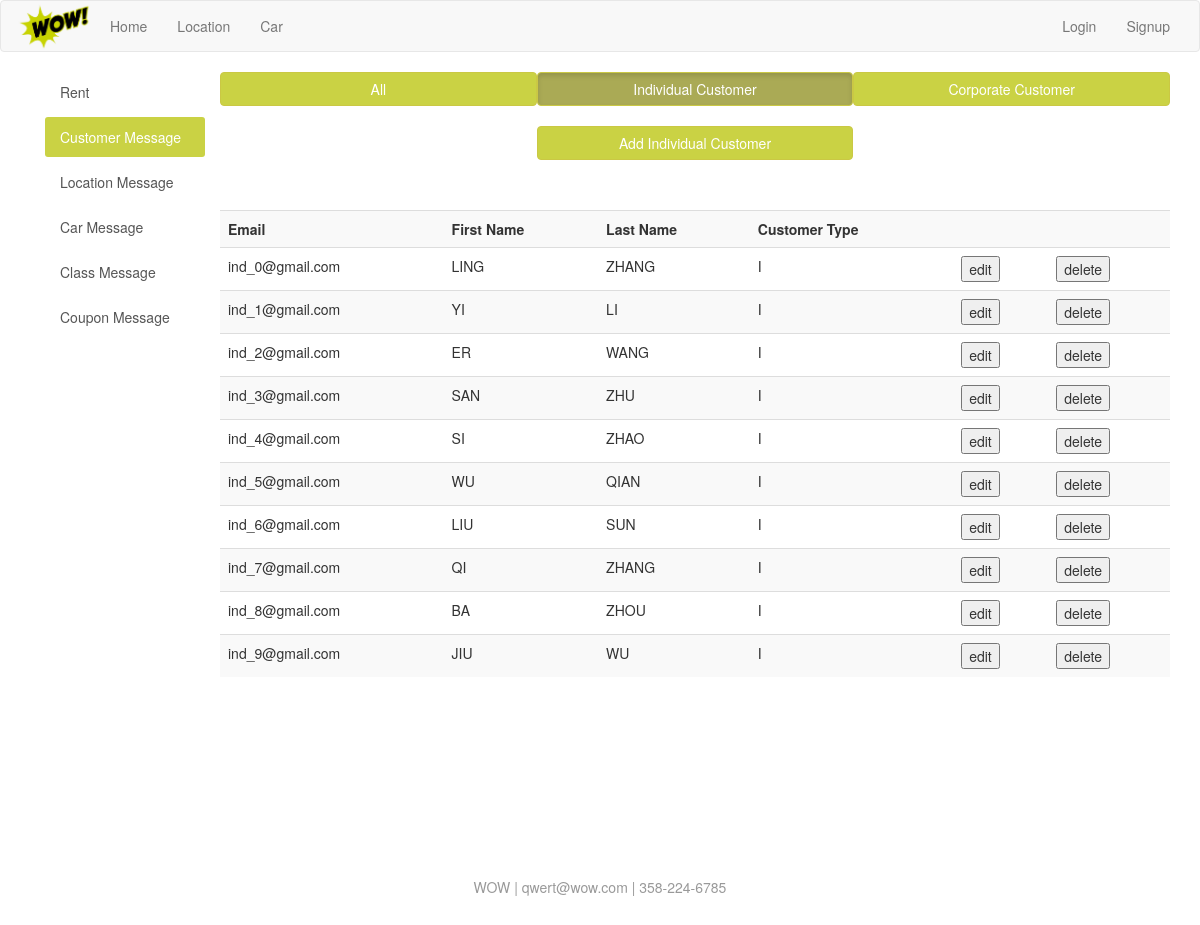
The page /main/empCustIndi.php on the database its author committed.
### tables this page shows
CREATE TABLE customer (
    cust_id        BIGINT NOT NULL COMMENT 'the unique ID of a customer',
    fname          VARCHAR(30) NOT NULL COMMENT 'first name of customer',
    lname          VARCHAR(30) NOT NULL COMMENT 'last name of customer',
    cust_street    VARCHAR(30) NOT NULL COMMENT 'the street of a customer',
    cust_city      VARCHAR(30) NOT NULL COMMENT 'the city of a customer',
    cust_state     VARCHAR(30) NOT NULL COMMENT 'the state of a customer',
    cust_zipcode   VARCHAR(5) NOT NULL COMMENT 'the zipcode of a customer',
    email          VARCHAR(30) NOT NULL COMMENT 'the email of a customer',
    cust_phone_no  VARCHAR(30) NOT NULL COMMENT 'the phone number of a customer',
    cust_type      CHAR(1) NOT NULL COMMENT 'the customer type'
);

### main/php_operation/empCustSql.php (called while the page is built, shortened)
<?php
	function allIndi($conn) {
		$check = mysqli_query($conn, "SELECT email, fname, lname, cust_type FROM customer
			                          WHERE cust_type='I'");
		return $check;
	}
?>

### main/empCustIndi.php (the view, shortened to what this page needs)
<?php
	$user_name = getCookieVal('cookie_uname');
	include ('./php_operation/conn.php');
?>
<!DOCTYPE html>
<html lang="en">
<head>
	<link rel="stylesheet" href="css/bootstrap.css">
	<link rel="stylesheet" href="css/main.css">
	<link rel="stylesheet" href="css/sideBar.css">
</head>
<body>
	<div class="navbar navbar-default">
		<div class="container">
			<div class="navbar-header">
				<a href="home.php" class="navbar-brand"></a>
			</div>
			<div class="hidden-xs">
				<ul class="nav navbar-nav">
					<li><a href="home.php">Home</a></li>
					<li><a href="location.php">Location</a></li>
					<li><a href="car.php">Car</a></li>
				</ul>
				<?php if (empty($user_name)): ?>
					<ul class="nav navbar-nav navbar-right">
						<li><a href="login.php">Login</a></li>
						<li><a href="signup.php">Signup</a></li>
					</ul>
				<?php endif ?>
			</div>
		</div>
	</div>
	<div class="container">
		<div class="col-md-2">
			<div class="list-group side-bar">
				<a href="empRent.php" class="list-group-item">Rent</a>
				<a href="empCustInfo.php" class="list-group-item active">Customer Message</a>
				<a href="empLocInfo.php" class="list-group-item">Location Message</a>
				<a href="empCarInfo.php" class="list-group-item">Car Message</a>
				<a href="empClass.php" class="list-group-item">Class Message</a>
				<a href="empCoupon.php" class="list-group-item">Coupon Message</a>
			</div>
		</div>
		<div class="col-md-10">
			<div class="row" style="margin-bottom: 20px;">
				<a href="empCustInfo.php"><button class="col-md-4 btn btn-primary">All</button></a>
				<a href="empCustIndi.php"><button class="col-md-4 btn btn-primary active">Individual Customer</button></a>
				<a href="empCustCorp.php"><button class="col-md-4 btn btn-primary">Corporate Customer</button></a>
			</div>
			<div>
				<div class="row" style="margin-bottom: 20px;">
					<div class="col-md-4"></div>
						<a href="signupIndi.php">
							<button class="col-md-4 btn btn-primary">Add Individual Customer</button>
						</a>
				</div>
				<div class="row" style="margin-bottom: 20px;">
					<?php include('./php_operation/empCustSql.php') ?>
					<table class="table table-striped" style="margin-top: 30px;">
						<tr>
							<th>Email</th>
							<th>First Name</th>
							<th>Last Name</th>
							<th>Customer Type</th>
							<th></th>
							<th></th>
						</tr>
						<?php
							$allIndi = allIndi($conn);
							while ($row = mysqli_fetch_array($allIndi)) {
								print <<< EOF
										<tr>
											<td>$row[email]</td>
											<td>$row[fname]</td>
											<td>$row[lname]</td>
											<td>$row[cust_type]</td>
											<td><form action="empCustEdit.php" method="post"><button name="editEmail"
											       value="$row[email]" type="submit">edit</button></form></td>
											<td><form action="empCustDelete.php" method="post"><button name="editEmail"
											       value="$row[email]" type="submit">delete</button></form></td>
										</tr>
								EOF;
							}
						?>
					</table>
				</div>
			</div>
		</div>
	</div>
	<div class="footer">
		WOW | qwert@wow.com | 358-224-6785
	</div>
</body>

### main/css/main.css (style rules this page uses)
.navbar-brand { background-image: url(../img/logo.png); width: 80px; background-size: 100%; background-repeat: no-repeat; background-position: center; }
.btn-primary { background-color: #cad244; border-color: #cac844; }
.footer { text-align: center; margin-top: 80px; color: #999; padding: 80px 0; }

### main/css/sideBar.css (style rules this page uses)
.side-bar .list-group-item { border: 0; margin-bottom: 5px; border-radius: 3px; }
.side-bar .list-group-item.active { background-color: #cad244; }
.btn-primary { background-color: #cad244; border-color: #cac844; }
.btn-primary.active ,.btn-primary.active:hover { background-color: #AAAA55; border-color: #cac844; }

### rows shown on the page
customer: email "ind_0@gmail.com", fname "LING", lname "ZHANG", cust_type "I"
customer: email "ind_1@gmail.com", fname "YI", lname "LI", cust_type "I"
customer: email "ind_2@gmail.com", fname "ER", lname "WANG", cust_type "I"
customer: email "ind_3@gmail.com", fname "SAN", lname "ZHU", cust_type "I"
customer: email "ind_4@gmail.com", fname "SI", lname "ZHAO", cust_type "I"
customer: email "ind_5@gmail.com", fname "WU", lname "QIAN", cust_type "I"
customer: email "ind_6@gmail.com", fname "LIU", lname "SUN", cust_type "I"
customer: email "ind_7@gmail.com", fname "QI", lname "ZHANG", cust_type "I"
customer: email "ind_8@gmail.com", fname "BA", lname "ZHOU", cust_type "I"
customer: email "ind_9@gmail.com", fname "JIU", lname "WU", cust_type "I"
